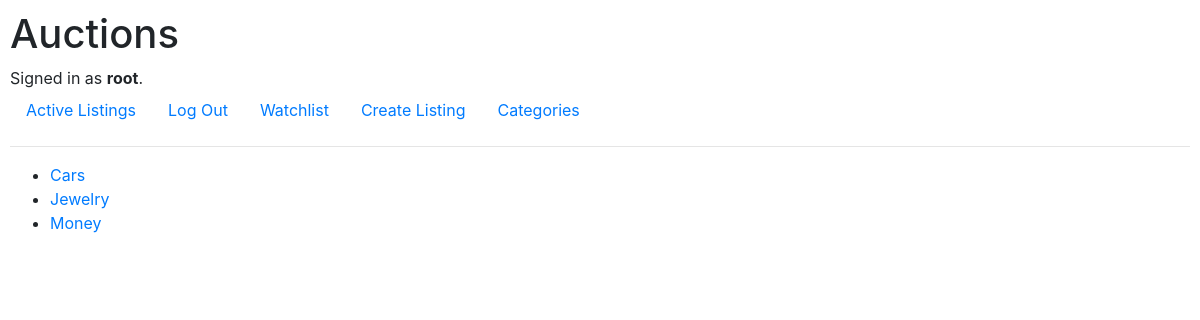
/cats (signed in), run on the app's committed database.
### auctions/models.py (models this page shows)
class User(AbstractUser):
    pass

class Category(models.Model):
    name = models.CharField(max_length=255)
    def __str__(self):
        return self.name
    class Meta:
        verbose_name_plural = 'Categories'

### auctions/views.py (the view)
# urls.py: path('cats', categories, name='cat'),
def categories(request):
    return render(request, 'auctions/cats.html', {'cats': Category.objects.all()})

### auctions/templates/auctions/cats.html
{% extends "auctions/layout.html" %}
{% block body %}
<ul>
{% for c in cats %}
<li><a href="{% url 'cat_selected' c.id%}">{{c}}</a></li>
{% endfor %}
</ul>
{% endblock %}

### auctions/templates/auctions/layout.html (shortened to what this page needs)
{% load static %}
<!DOCTYPE html>
<html lang="en">
    <head>
        <link rel="stylesheet" href="https://stackpath.bootstrapcdn.com/bootstrap/4.4.1/css/bootstrap.min.css">
        <link href="{% static 'auctions/styles.css' %}" rel="stylesheet">
    </head>
    <body>
        <h1>Auctions</h1>
        <div>
            {% if user.is_authenticated %}
                Signed in as <strong>{{ user.username }}</strong>.
            {% else %}
                Not signed in.
            {% endif %}
        </div>
        <ul class="nav">
            <li class="nav-item">
                <a class="nav-link" href="{% url 'index' %}">Active Listings</a>
            </li>
            {% if user.is_authenticated %}
                <li class="nav-item">
                    <a class="nav-link" href="{% url 'logout' %}">Log Out</a>
                </li>
                <li class="nav-item">
                    <a class="nav-link" href="{% url 'my_watchlist' %}">Watchlist</a>
                </li>
                <li class="nav-item">
                    <a class="nav-link" href="{% url 'create' %}">Create Listing</a>
                </li>
                <li class="nav-item">
                    <a class="nav-link" href="{% url 'cat' %}">Categories</a>
                </li>
            {% endif %}
        </ul>
        <hr>
        {% block body %}
        {% endblock %}
    </body>
</html>

### auctions/static/auctions/styles.css (style rules this page uses)
body { padding: 10px; }

### data on the page
User: username "root"
Category: name "Cars"
Category: name "Jewelry"
Category: name "Money"
